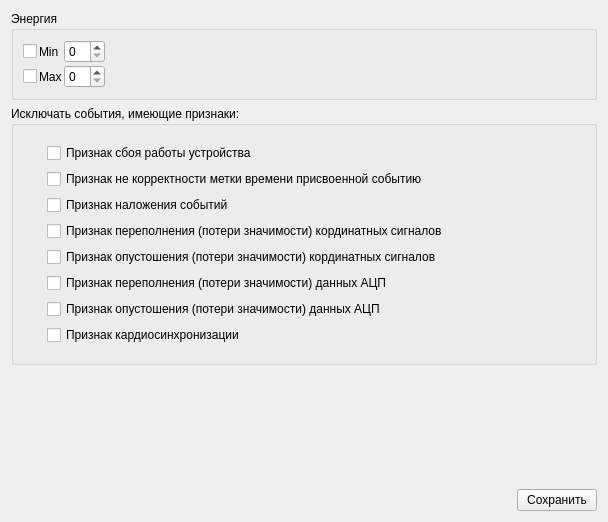
<?xml version="1.0" encoding="UTF-8"?>
<ui version="4.0">
 <class>Page_floodmap_options</class>
 <widget class="QWidget" name="Page_floodmap_options">
  <property name="geometry">
   <rect>
    <x>0</x>
    <y>0</y>
    <width>608</width>
    <height>522</height>
   </rect>
  </property>
  <property name="windowTitle">
   <string>Form</string>
  </property>
  <layout class="QVBoxLayout" name="verticalLayout">
   <item>
    <widget class="QGroupBox" name="groupBox">
     <property name="title">
      <string>Энергия</string>
     </property>
     <layout class="QHBoxLayout" name="horizontalLayout">
      <item>
       <layout class="QGridLayout" name="gridLayout">
        <property name="spacing">
         <number>2</number>
        </property>
        <item row="0" column="2">
         <widget class="QSpinBox" name="sb_min_energy"/>
        </item>
        <item row="0" column="0">
         <widget class="QCheckBox" name="cb_enable_filter_min_energy">
          <property name="sizePolicy">
           <sizepolicy hsizetype="Fixed" vsizetype="Fixed">
            <horstretch>0</horstretch>
            <verstretch>0</verstretch>
           </sizepolicy>
          </property>
         </widget>
        </item>
        <item row="0" column="1">
         <widget class="QLabel" name="label_5">
          <property name="sizePolicy">
           <sizepolicy hsizetype="Fixed" vsizetype="Preferred">
            <horstretch>0</horstretch>
            <verstretch>0</verstretch>
           </sizepolicy>
          </property>
          <property name="text">
           <string>Min</string>
          </property>
         </widget>
        </item>
        <item row="1" column="1">
         <widget class="QLabel" name="label_6">
          <property name="text">
           <string>Max</string>
          </property>
         </widget>
        </item>
        <item row="1" column="2">
         <widget class="QSpinBox" name="sb_max_energy"/>
        </item>
        <item row="1" column="0">
         <widget class="QCheckBox" name="cb_enable_filter_max_energy"/>
        </item>
       </layout>
      </item>
      <item>
       <spacer name="horizontalSpacer">
        <property name="orientation">
         <enum>Qt::Horizontal</enum>
        </property>
        <property name="sizeHint" stdset="0">
         <size>
          <width>40</width>
          <height>20</height>
         </size>
        </property>
       </spacer>
      </item>
     </layout>
    </widget>
   </item>
   <item>
    <widget class="QGroupBox" name="groupBox_2">
     <property name="title">
      <string>Исключать события, имеющие признаки:</string>
     </property>
     <layout class="QVBoxLayout" name="verticalLayout_2">
      <item>
       <layout class="QGridLayout" name="gridLayout_2">
        <property name="leftMargin">
         <number>8</number>
        </property>
        <property name="topMargin">
         <number>8</number>
        </property>
        <property name="rightMargin">
         <number>8</number>
        </property>
        <property name="bottomMargin">
         <number>8</number>
        </property>
        <item row="7" column="1">
         <widget class="QCheckBox" name="cb_PET_EVENT_FLAG_SYNC">
          <property name="text">
           <string>Признак кардиосинхронизации</string>
          </property>
         </widget>
        </item>
        <item row="3" column="1">
         <widget class="QCheckBox" name="cb_PET_EVENT_FLAG_QDC_OVERFLOW">
          <property name="text">
           <string>Признак переполнения (потери значимости) кординатных сигналов</string>
          </property>
         </widget>
        </item>
        <item row="1" column="1">
         <widget class="QCheckBox" name="cb_PET_EVENT_FLAG_TS_INVALID">
          <property name="text">
           <string>Признак не корректности метки времени присвоенной событию</string>
          </property>
         </widget>
        </item>
        <item row="2" column="1">
         <widget class="QCheckBox" name="cb_PET_EVENT_FLAG_GATE_OVERLAY">
          <property name="text">
           <string>Признак наложения событий</string>
          </property>
         </widget>
        </item>
        <item row="0" column="1">
         <widget class="QCheckBox" name="cb_PET_EVENT_FLAG_FAULT">
          <property name="text">
           <string>Признак сбоя работы устройства</string>
          </property>
         </widget>
        </item>
        <item row="0" column="0">
         <widget class="QWidget" name="widget" native="true">
          <property name="sizePolicy">
           <sizepolicy hsizetype="Fixed" vsizetype="Preferred">
            <horstretch>0</horstretch>
            <verstretch>0</verstretch>
           </sizepolicy>
          </property>
          <property name="minimumSize">
           <size>
            <width>10</width>
            <height>0</height>
           </size>
          </property>
         </widget>
        </item>
        <item row="4" column="1">
         <widget class="QCheckBox" name="cb_PET_EVENT_FLAG_QDC_UNDERFLOW">
          <property name="text">
           <string>Признак опустошения (потери значимости) кординатных сигналов</string>
          </property>
         </widget>
        </item>
        <item row="6" column="1">
         <widget class="QCheckBox" name="cb_PET_EVENT_FLAG_ADC_UNDERFLOW">
          <property name="text">
           <string>Признак опустошения (потери значимости) данных АЦП</string>
          </property>
         </widget>
        </item>
        <item row="5" column="1">
         <widget class="QCheckBox" name="cb_PET_EVENT_FLAG_ADC_OVERFLOW">
          <property name="text">
           <string>Признак переполнения (потери значимости) данных АЦП</string>
          </property>
         </widget>
        </item>
       </layout>
      </item>
     </layout>
    </widget>
   </item>
   <item>
    <spacer name="verticalSpacer">
     <property name="orientation">
      <enum>Qt::Vertical</enum>
     </property>
     <property name="sizeHint" stdset="0">
      <size>
       <width>20</width>
       <height>253</height>
      </size>
     </property>
    </spacer>
   </item>
   <item>
    <layout class="QHBoxLayout" name="horizontalLayout_2">
     <item>
      <spacer name="horizontalSpacer_2">
       <property name="orientation">
        <enum>Qt::Horizontal</enum>
       </property>
       <property name="sizeHint" stdset="0">
        <size>
         <width>40</width>
         <height>20</height>
        </size>
       </property>
      </spacer>
     </item>
     <item>
      <widget class="QPushButton" name="btn_accept">
       <property name="text">
        <string>Сохранить</string>
       </property>
      </widget>
     </item>
    </layout>
   </item>
  </layout>
 </widget>
 <tabstops>
  <tabstop>cb_enable_filter_min_energy</tabstop>
  <tabstop>sb_min_energy</tabstop>
  <tabstop>cb_enable_filter_max_energy</tabstop>
  <tabstop>sb_max_energy</tabstop>
  <tabstop>cb_PET_EVENT_FLAG_FAULT</tabstop>
  <tabstop>cb_PET_EVENT_FLAG_TS_INVALID</tabstop>
  <tabstop>cb_PET_EVENT_FLAG_GATE_OVERLAY</tabstop>
  <tabstop>cb_PET_EVENT_FLAG_QDC_OVERFLOW</tabstop>
  <tabstop>cb_PET_EVENT_FLAG_QDC_UNDERFLOW</tabstop>
  <tabstop>cb_PET_EVENT_FLAG_ADC_OVERFLOW</tabstop>
  <tabstop>cb_PET_EVENT_FLAG_ADC_UNDERFLOW</tabstop>
  <tabstop>cb_PET_EVENT_FLAG_SYNC</tabstop>
 </tabstops>
 <resources/>
 <connections/>
</ui>
